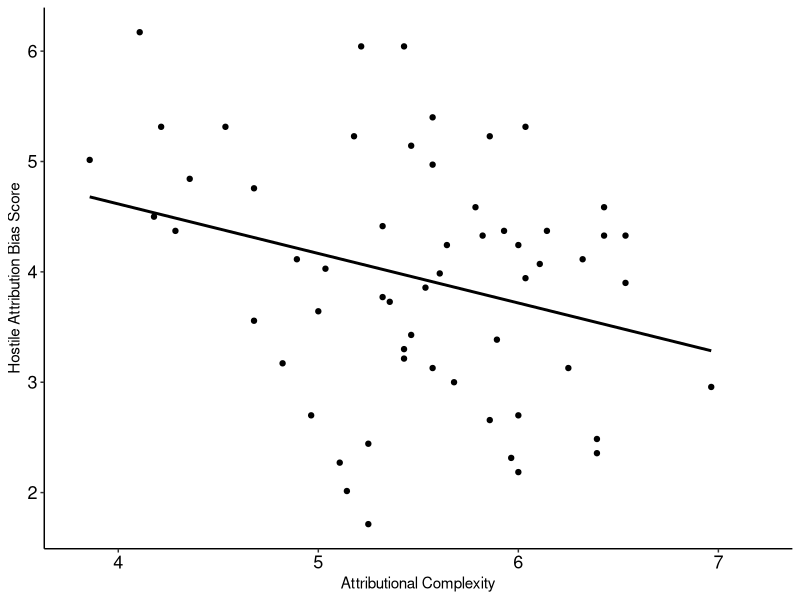

Recreate this plot in R.
## ---- chunk 1
rm(list=ls())

library(tidyverse)
library(dplyr)
library(fs)
library(ggplot2)
library(readxl)
## ---- chunk 2
AllData <- read.csv("../../1_data/1_behav/AllData.csv")
## ---- chunk 3
#Find sum of hostility and intention
hosData = AllData %>% 
  group_by(subID) %>%
     dplyr::summarise(hos_sum = mean(hostile))
hosData <- hosData %>% arrange(desc(hos_sum))

intendData = AllData %>%
  group_by(subID) %>%
     dplyr::summarise(intend_sum = sum(intend))
intendData <- intendData %>% arrange(desc(intend_sum))

angerData = AllData %>%
  group_by(subID) %>%
     dplyr::summarise(anger_sum = sum(angry))
angerData <- angerData %>% arrange(desc(anger_sum))

blameData = AllData %>%
  group_by(subID) %>%
     dplyr::summarise(blame_sum = sum(blame))
blameData <- blameData %>% arrange(desc(blame_sum))
## ---- chunk 4
pre_ac <- read_excel('../../1_data/1_behav/HAB_pre_survey.xlsx') %>% dplyr::select(ID, AC_1:AC_28)
pre_ac <- pre_ac[-c(1,2),]

pre_ac$ID = substr(pre_ac$ID, 3, 4)

pre_ac <- mutate_all(pre_ac, function(x) as.numeric(as.character(x)))

#Deal with the reverse coded items
pre_ac['AC_1'] <- 8 - pre_ac['AC_1']
pre_ac['AC_2'] <- 8 - pre_ac['AC_2']
pre_ac['AC_5'] <- 8 - pre_ac['AC_5']
pre_ac['AC_6'] <- 8 - pre_ac['AC_6']
pre_ac['AC_8'] <- 8 - pre_ac['AC_8']
pre_ac['AC_11'] <- 8 - pre_ac['AC_11']
pre_ac['AC_13'] <- 8 - pre_ac['AC_13']
pre_ac['AC_16'] <- 8 - pre_ac['AC_16']
pre_ac['AC_17'] <- 8 - pre_ac['AC_17']
pre_ac['AC_18'] <- 8 - pre_ac['AC_18']
pre_ac['AC_22'] <- 8 - pre_ac['AC_22']
pre_ac['AC_23'] <- 8 - pre_ac['AC_23']
pre_ac['AC_26'] <- 8 - pre_ac['AC_26']
pre_ac['AC_28'] <- 8 - pre_ac['AC_28']

#Find the hostile score for each(sum the two hostile attribution choices for each story)
#hos_score higher, more HAB
pre_ac$pre_ac_score = rowMeans(pre_ac[,2:length(pre_ac)])
## ---- chunk 5
#Combining everything into a single dataframe  
during_hos_score <- hosData %>%
  rename(
    ID = subID
  )

during_anger_score <- angerData %>%
  rename(
    ID = subID
  )

during_blame_score <- blameData %>%
  rename(
    ID = subID
  )

during_intend_score <- intendData %>%
  rename(
    ID = subID
  )

during_hos_score$ID <- as.numeric(during_hos_score$ID)
during_anger_score$ID <- as.numeric(during_anger_score$ID)
during_blame_score$ID <- as.numeric(during_blame_score$ID)
during_intend_score$ID <- as.numeric(during_intend_score$ID)

pre_ac <- pre_ac %>%
  dplyr::select('ID', 'pre_ac_score')

AllProcessed <- merge(during_hos_score, during_anger_score, by = c('ID'))
AllProcessed <- merge(AllProcessed, during_blame_score, by = c('ID'))
AllProcessed <- merge(AllProcessed, during_intend_score, by = c('ID'))
AllProcessed <- merge(AllProcessed, pre_ac, by = c('ID'))
## ---- chunk 6
cor.test(AllProcessed$hos_sum,AllProcessed$intend_sum)
cor.test(AllProcessed$hos_sum,AllProcessed$anger_sum)
cor.test(AllProcessed$hos_sum,AllProcessed$blame_sum)
## ---- chunk 7
cor.test(AllProcessed$hos_sum,AllProcessed$pre_ac_score)
## ---- chunk 8
ggplot(data=AllProcessed,
       mapping = aes(x = pre_ac_score,y = hos_sum))+
  geom_point() +
  geom_smooth(method='lm',formula=y~x, colour="black", se = FALSE) +
  theme(legend.position="none",
        panel.grid.major = element_blank(),
        panel.grid.minor = element_blank(),
        panel.background = element_blank(),
        axis.text.x  = element_text(size=13,color="black"),
        axis.text.y  = element_text(size=13,color="black"),
        axis.line = element_line(colour = "black"),
        strip.background = element_blank(),
        strip.text.x = element_text(face = "bold"),
                plot.title = element_text(face = "plain", size = (15))) +
  
  ylab("Hostile Attribution Bias Score") + xlab("Attributional Complexity") +
  coord_cartesian(xlim = c(3.8,7.2))
